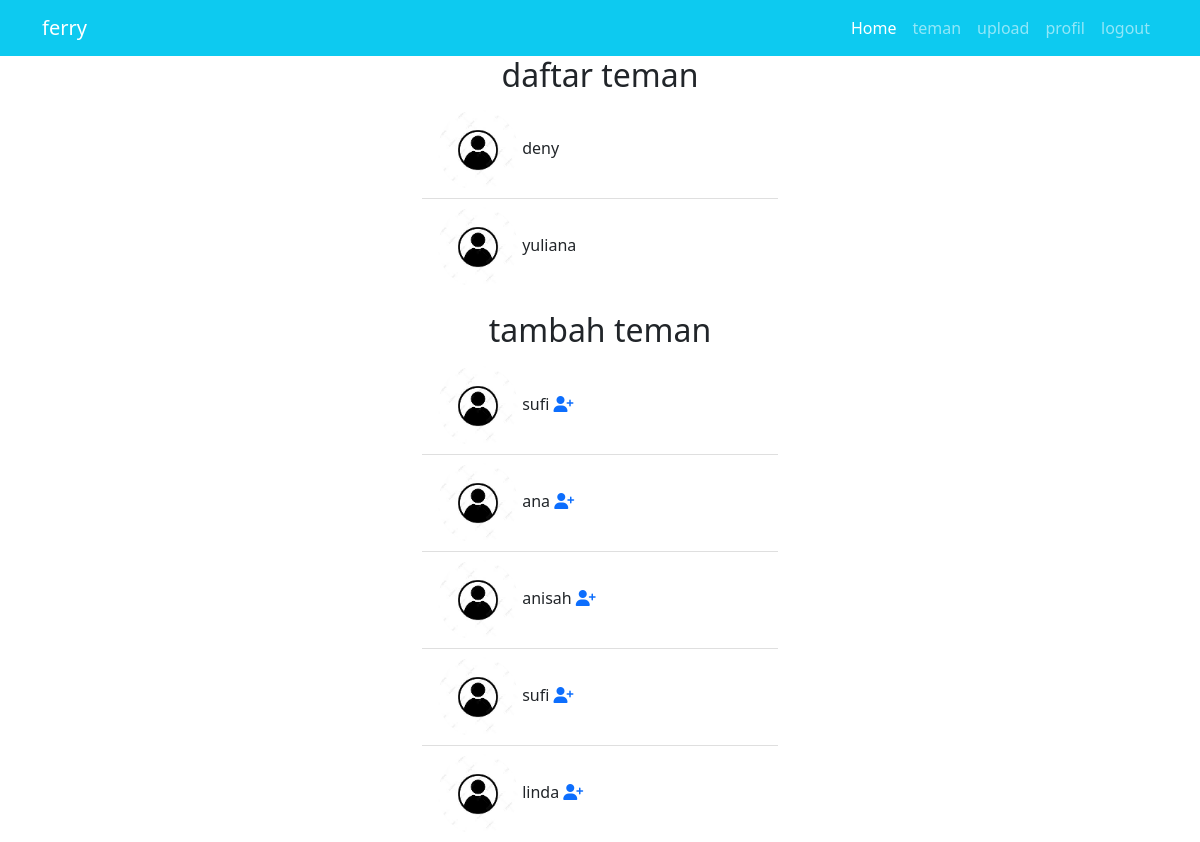
Page /teman.php (signed in) on the committed database.
### tables this page shows
CREATE TABLE `users` (
  `id` int(11) NOT NULL,
  `nama` varchar(64) DEFAULT NULL,
  `tgl` varchar(15) DEFAULT NULL,
  `foto` varchar(64) DEFAULT NULL,
  `username` varchar(64) DEFAULT NULL,
  `pwd` varchar(64) DEFAULT NULL
);

### teman.php (the view, shortened to what this page needs)
<?php
    $dbc = new PDO ('mysql:host=localhost;dbname=instaapp','root','');
    $query = $dbc->prepare("SELECT * FROM users WHERE :id = users.id");
			$query->bindValue(':id', $_SESSION['id']);
			$query->execute();
 ?>
<!doctype html>
<html lang="en">
  <head>
    <link href="https://cdn.jsdelivr.net/npm/bootstrap@5.0.0-beta3/dist/css/bootstrap.min.css" rel="stylesheet">
  </head>
  <body>
    <?php foreach ($query as $row ) { ?>
     <nav class="navbar navbar-expand-lg navbar-dark bg-info">
      <div class="container">
        <a class="navbar-brand" href="#"><?= $row["nama"]; ?></a>
        <div class="collapse navbar-collapse" id="navbarNav">
          <ul class="navbar-nav ms-auto">
            <li class="nav-item">
              <a class="nav-link active" aria-current="page" href="index.php">Home</a>
            </li>
            <li class="nav-item">
              <a class="nav-link" href="teman.php">teman</a>
            </li>
            <li class="nav-item">
              <a class="nav-link" href="upload.php">upload</a>
            </li>
            <li class="nav-item">
              <a class="nav-link" href="profil.php">profil</a>
            </li>
            <li class="nav-item">
              <a class="nav-link" href="logout.php">logout</a>
            </li>
          </ul>
        </div>
      </div>
    </nav>
   <?php } ?>
   <section>
        <div class="container">
            <div class="raw text-center">
                <div class="col">
                    <h2>daftar teman</h2>
                </div>
            </div>
            <div class="row justify-content-center">
                <div class="col-md-4">
                    <ul class="list-group list-group-flush">
                        <?php
                              $dbc = new PDO ('mysql:host=localhost;dbname=instaapp','root','');
                              $flw = $dbc->prepare("SELECT users.nama,users.foto FROM teman, users WHERE teman.id_teman = users.id AND teman.status='mengikuti' and teman.id=:id");
			                  $flw->bindValue(':id', $_SESSION['id']);
			                  $flw->execute();
                              foreach ($flw as $flws) {
                        ?>
                         <li class="list-group-item">
                            <img src="gambar/<?= $flws['foto']; ?>" alt="amik" width="80" class="rounded-circle" />
                            <?= $flws['nama']; ?>
                         </li>
                         <?php } ?>
                    </ul>
                </div>
            </div>
            <div class="raw text-center">
                <div class="col">
                    <h2>tambah teman</h2>
                </div>
            </div>
            <div class="row justify-content-center">
                <?php
                    $dbc = new PDO ('mysql:host=localhost;dbname=instaapp','root','');
                    $teman = $dbc->prepare("SELECT nama,foto,id from users WHERE id!=:id AND id NOT IN (SELECT id_teman from teman where id=:id);");
			              $teman->bindValue(':id', $_SESSION['id']);
			              $teman->execute();
                ?>
                <div class="col-md-4">
                    <ul class="list-group list-group-flush">
                        <?php foreach ($teman as $tmn) {   ?>
                        <li class="list-group-item">
                        <img src="gambar/<?= $tmn['foto']; ?>" alt="amik" width="80" class="rounded-circle" />
                        <?= $tmn['nama']; ?>
                        <a href="tambah.php?id=<?= $tmn['id']; ?>" name="tambah"><i class="fas fa-user-plus"></i></a>
                        </li>
                        <?php } ?>
                    </ul>
                </div>
            </div>
        </div>
   </section>
  </body>
</html>

### rows in the picture
users: nama "ferry"
users: foto (placeholder picture), nama "deny"
users: foto (placeholder picture), nama "yuliana"
users: foto (placeholder picture), nama "sufi"
users: foto (placeholder picture), nama "ana"
users: foto (placeholder picture), nama "anisah"
users: foto (placeholder picture), nama "sufi"
users: foto (placeholder picture), nama "linda"
